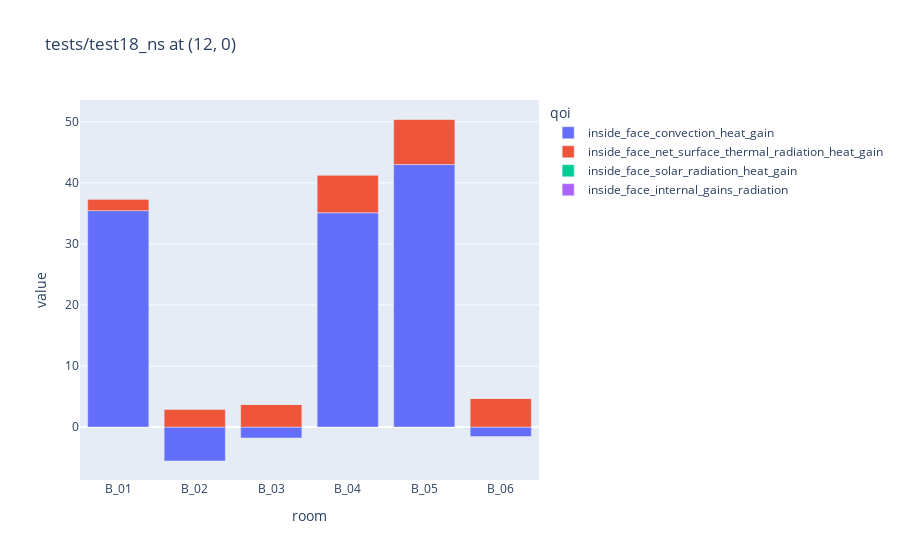

Notebook code cell kept with this figure:
### Code cell
fig = px.bar(bp.df, x="room", y="value", color="qoi", title=f"{ez2.case.case_name} at {bp.time}")
fig.show()

### Figure 1 — Plotly figure (JSON) as saved in the notebook; plotly's stock layout.template omitted (floating-point values rounded to 4 significant figures)
{"data": [{"alignmentgroup": "True", "hovertemplate": "qoi=inside_face_convection_heat_gain<br>room=%{x}<br>value=%{y}<extra></extra>", "legendgroup": "inside_face_convection_heat_gain", "marker": {"color": "#636efa", "pattern": {"shape": ""}}, "name": "inside_face_convection_heat_gain", "offsetgroup": "inside_face_convection_heat_gain", "orientation": "v", "showlegend": true, "textposition": "auto", "type": "bar", "x": ["B_01", "B_02", "B_03", "B_04", "B_05", "B_06"], "xaxis": "x", "y": [35.45, -5.555, -1.795, 35.1, 42.99, -1.557], "yaxis": "y"}, {"alignmentgroup": "True", "hovertemplate": "qoi=inside_face_net_surface_thermal_radiation_heat_gain<br>room=%{x}<br>value=%{y}<extra></extra>", "legendgroup": "inside_face_net_surface_thermal_radiation_heat_gain", "marker": {"color": "#EF553B", "pattern": {"shape": ""}}, "name": "inside_face_net_surface_thermal_radiation_heat_gain", "offsetgroup": "inside_face_net_surface_thermal_radiation_heat_gain", "orientation": "v", "showlegend": true, "textposition": "auto", "type": "bar", "x": ["B_01", "B_02", "B_03", "B_04", "B_05", "B_06"], "xaxis": "x", "y": [1.923, 2.965, 3.748, 6.215, 7.462, 4.732], "yaxis": "y"}, {"alignmentgroup": "True", "hovertemplate": "qoi=inside_face_solar_radiation_heat_gain<br>room=%{x}<br>value=%{y}<extra></extra>", "legendgroup": "inside_face_solar_radiation_heat_gain", "marker": {"color": "#00cc96", "pattern": {"shape": ""}}, "name": "inside_face_solar_radiation_heat_gain", "offsetgroup": "inside_face_solar_radiation_heat_gain", "orientation": "v", "showlegend": true, "textposition": "auto", "type": "bar", "x": ["B_01", "B_02", "B_03", "B_04", "B_05", "B_06"], "xaxis": "x", "y": [0, 0, 0, 0, 0, 0], "yaxis": "y"}, {"alignmentgroup": "True", "hovertemplate": "qoi=inside_face_internal_gains_radiation<br>room=%{x}<br>value=%{y}<extra></extra>", "legendgroup": "inside_face_internal_gains_radiation", "marker": {"color": "#ab63fa", "pattern": {"shape": ""}}, "name": "inside_face_internal_gains_radiation", "offsetgroup": "inside_face_internal_gains_radiation", "orientation": "v", "showlegend": true, "textposition": "auto", "type": "bar", "x": ["B_01", "B_02", "B_03", "B_04", "B_05", "B_06"], "xaxis": "x", "y": [0, 0, 0, 0, 0, 0], "yaxis": "y"}], "layout": {"barmode": "relative", "legend": {"title": {"text": "qoi"}, "tracegroupgap": 0}, "title": {"text": "tests/test18_ns at (12, 0)"}, "xaxis": {"anchor": "y", "domain": [0, 1], "title": {"text": "room"}}, "yaxis": {"anchor": "x", "domain": [0, 1], "title": {"text": "value"}}}}
